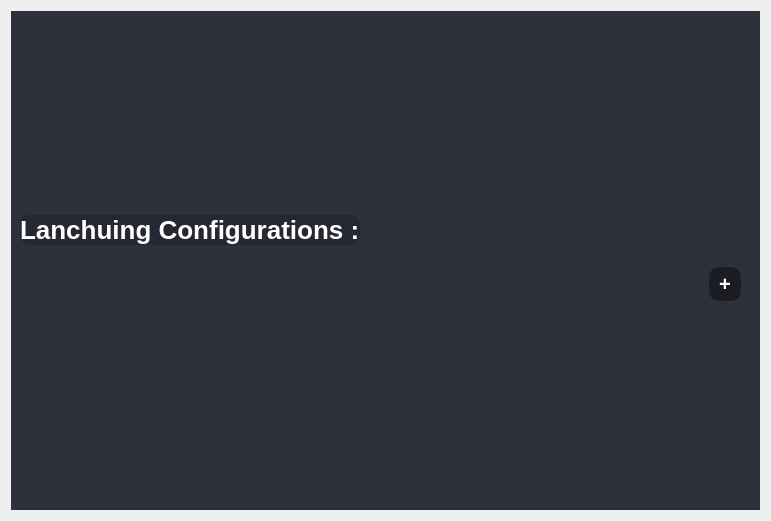
<?xml version="1.0" encoding="UTF-8"?>
<ui version="4.0">
 <class>lanchuning_config</class>
 <widget class="QWidget" name="lanchuning_config">
  <property name="geometry">
   <rect>
    <x>0</x>
    <y>0</y>
    <width>771</width>
    <height>521</height>
   </rect>
  </property>
  <property name="windowTitle">
   <string>Form</string>
  </property>
  <property name="styleSheet">
   <string notr="true">/* QFrame */
QFrame {
	border-radius: 15px;
	background-color: rgb(37, 40, 50);
}
/* Label */
QLabel{
	color: rgb(255, 255, 255);
font-size:22px;
font:normal;

}
/* ToolButton */
QToolButton {
	border: 0px;
	width: 28px;
	height: 28px;
	background-color: transparent;
	color: rgb(255, 255, 255);
	border-radius: 15px;
}
QToolButton:hover {
	background-color: rgb(57, 65, 80);
	border: 2px solid rgb(61, 70, 86);
}
QToolButton:pressed {
	background-color: rgb(35, 40, 49);
	border: 2px solid rgb(43, 50, 61);
}
/* Button */
QPushButton {
	border: 0px solid rgb(52, 59, 72);
	color: rgb(255, 255, 255);
	border-radius: 10px;
    background-color:#1b1d23;
	color: rgb(255, 255, 255);
	margin:10px;
	padding:5px;
font:bold 20px;
}
QPushButton:hover {
	background-color: rgb(57, 65, 80);
	border: 5px solid transparent;
}
QPushButton:pressed {
	background-color: rgb(35, 40, 49);
	border: 7px solid transparent;
}
QPushButton:disabled {
	background-color: rgb(102, 109, 122);
	color: rgb(168, 168, 168);
}
/* ComboBox */
QScrollBar:horizontal {
	border: none;
	background: rgb(52, 59, 72);
	height: 14px;
	margin: 0px 21px 0 21px;
	border-radius: 0px;
}
QFrame QScrollBar:vertical {
	border: none;
	background: rgb(52, 59, 72);
	width: 14px;
	margin: 21px 0 21px 0;
	border-radius: 0px;
}

QScrollBar::handle:horizontal {
	background: rgb(85, 170, 255);
	min-width: 25px;
	border-radius: 7px
}
QScrollBar::add-line:horizontal {
	border: none;
	background: rgb(55, 63, 77);
	width: 20px;
	border-top-right-radius: 7px;
	border-bottom-right-radius: 7px;
	subcontrol-position: right;
	subcontrol-origin: margin;
}
QScrollBar::sub-line:horizontal {
	border: none;
	background: rgb(55, 63, 77);
	width: 20px;
	border-top-left-radius: 7px;
	border-bottom-left-radius: 7px;
	subcontrol-position: left;
	subcontrol-origin: margin;
}
QScrollBar::up-arrow:horizontal, QScrollBar::down-arrow:horizontal
{
	background: none;
}
QScrollBar::add-page:horizontal, QScrollBar::sub-page:horizontal
{
	background: none;
}
QScrollBar::handle:vertical {
	background: rgb(85, 170, 255);
	min-height: 25px;
	border-radius: 7px
}
QScrollBar::add-line:vertical {
	border: none;
	background: rgb(55, 63, 77);
	height: 20px;
	border-bottom-left-radius: 7px;
	border-bottom-right-radius: 7px;
	subcontrol-position: bottom;
	subcontrol-origin: margin;
}
QScrollBar::sub-line:vertical {
	border: none;
	background: rgb(55, 63, 77);
	height: 20px;
	border-top-left-radius: 7px;
	border-top-right-radius: 7px;
	subcontrol-position: top;
	subcontrol-origin: margin;
}
QScrollBar::up-arrow:vertical, QScrollBar::down-arrow:vertical {
	background: none;
}
QScrollBar::add-page:vertical, QScrollBar::sub-page:vertical {
	background: none;
}
QComboBox {
	background-color: rgb(52, 59, 72);
	border: 1px solid rgb(49, 54, 65);
	height: 30px;
	border-radius: 10px;
	padding-left: 10px;
	padding-right: 15px;
	color: rgb(255, 255, 255);
    font-size:22px;
    font:normal; 
}
QComboBox QAbstractItemView {
    background-color:rgb(27, 29, 35);
	border: 0px;
	color: #fff;
    selection-background-color: rgb(22, 51, 79);
    outline: none;
}
QComboBox QAbstractItemView::item:selected {
    background-color: rgb(22, 51, 79);
}
QComboBox::drop-down {
	border: 0px;
}
QComboBox::down-arrow{
	image: url(&quot;:/icons/icons/cil-chevron-bottom.png&quot;);
	width:15px;
	height:15px;
	margin-right:15px;
}
QComboBox:on {
	border: 0px solid rgb(61, 70, 86);
	background-color: rgb(57, 65, 80)
}
QComboBox QListView {
	background-color: rgb(27, 29, 35);
	border-radius: 10px;
	color: #FFF;
	padding: 10px;
}
QComboBox:disabled {
	background-color: #808080;
}
/* QGroupBox  */
QGroupBox::title{
	color: rgb(255, 255, 255);
	margin-top: 10px;
	bottom: 20px;
}
QGroupBox{
	margin-top: 10px;
	background-color: transparent;
    border: 1px solid rgb(255, 255, 255);
	padding-top: 20px;
}
/* LineEdit */
QLineEdit{
	border: 0px solid rgb(37, 39, 48);
	height: 30px;
	border-radius: 15px;
	color: white;
	padding-left: 20px;
	padding-right: 20px;
	background-color: rgb(27, 29, 35);
	font-size:20px;
}
QLineEdit:hover{
	border: 2px solid rgb(64, 71, 88)
}
QLineEdit:focus{
	border: 3px solid rgb(91, 101, 124);
	color: white;
}
QLineEdit:disabled {
	background-color: #808080;
}
/* Table */
QFrame QScrollBar:horizontal {
    border: none;
    background: rgb(52, 59, 72);
    height: 14px;
    margin: 0px 21px 0 21px;
	border-radius: 0px;
}
 QFrame QScrollBar:vertical {
	border: none;
    background: rgb(52, 59, 72);
    width: 14px;
    margin: 21px 0 21px 0;
	border-radius: 0px;
 }
QScrollBar::handle:horizontal {
    background: rgb(85, 170, 255);
    min-width: 25px;
	border-radius: 7px
}
QScrollBar::add-line:horizontal {
    border: none;
    background: rgb(55, 63, 77);
    width: 20px;
	border-top-right-radius: 7px;
    border-bottom-right-radius: 7px;
    subcontrol-position: right;
    subcontrol-origin: margin;
}
QScrollBar::sub-line:horizontal {
    border: none;
    background: rgb(55, 63, 77);
    width: 20px;
	border-top-left-radius: 7px;
    border-bottom-left-radius: 7px;
    subcontrol-position: left;
    subcontrol-origin: margin;
}
QScrollBar::up-arrow:horizontal, QScrollBar::down-arrow:horizontal
{
     background: none;
}
QScrollBar::add-page:horizontal, QScrollBar::sub-page:horizontal
{
     background: none;
}
 QScrollBar::handle:vertical {
	background: rgb(85, 170, 255);
    min-height: 25px;
	border-radius: 7px
 }
 QScrollBar::add-line:vertical {
     border: none;
    background: rgb(55, 63, 77);
     height: 20px;
	border-bottom-left-radius: 7px;
    border-bottom-right-radius: 7px;
     subcontrol-position: bottom;
     subcontrol-origin: margin;
 }
 QScrollBar::sub-line:vertical {
	border: none;
    background: rgb(55, 63, 77);
     height: 20px;
	border-top-left-radius: 7px;
    border-top-right-radius: 7px;
     subcontrol-position: top;
     subcontrol-origin: margin;
 }
 QScrollBar::up-arrow:vertical, QScrollBar::down-arrow:vertical {
     background: none;
 }
 QScrollBar::add-page:vertical, QScrollBar::sub-page:vertical {
     background: none;
 }
QHeaderView::section{
	Background-color: rgb(39, 44, 54);
	border: 1px solid rgb(44, 49, 60);
	color: white;
	border-style: none;
    border-bottom: 1px solid rgb(44, 49, 60);
    border-right: 1px solid rgb(44, 49, 60);
}
/* Splitter */
QSplitter::handle{
	background-color: gray;
border-radius:7px;
font:normal;
font-size:22px;
padding-left:8px
}
QGroupBox
{
font:22px;
font:bold;
border-color:white;
}
QCheckBox
{
    font-size:22px;
    font:normal; 
}
QSpinBox
{

background-color:#1b1d23;
border-radius:7px;
font:normal;
font-size:22px;
padding-left:8px
}</string>
  </property>
  <layout class="QGridLayout" name="gridLayout">
   <item row="0" column="1">
    <widget class="QScrollArea" name="lanch_conf_scrollArea">
     <property name="styleSheet">
      <string notr="true">color:white;
background-color:#2c313b;
</string>
     </property>
     <property name="widgetResizable">
      <bool>true</bool>
     </property>
     <widget class="QWidget" name="lanch_conf_Hlayout">
      <property name="geometry">
       <rect>
        <x>0</x>
        <y>0</y>
        <width>753</width>
        <height>503</height>
       </rect>
      </property>
      <layout class="QVBoxLayout" name="verticalLayout_3">
       <item>
        <layout class="QVBoxLayout" name="lanch_conf_VLayout">
         <property name="topMargin">
          <number>5</number>
         </property>
         <item>
          <layout class="QHBoxLayout" name="Title_HLayout">
           <property name="spacing">
            <number>0</number>
           </property>
           <property name="bottomMargin">
            <number>6</number>
           </property>
           <item>
            <widget class="QLabel" name="Title">
             <property name="sizePolicy">
              <sizepolicy hsizetype="Fixed" vsizetype="Fixed">
               <horstretch>20</horstretch>
               <verstretch>0</verstretch>
              </sizepolicy>
             </property>
             <property name="styleSheet">
              <string notr="true">background-color:#252832;
font-size:26px;
font:bold;
border-radius:10px;
</string>
             </property>
             <property name="text">
              <string>Lanchuing Configurations :</string>
             </property>
             <property name="margin">
              <number>10</number>
             </property>
            </widget>
           </item>
           <item>
            <spacer name="Title_HSpacer">
             <property name="orientation">
              <enum>Qt::Horizontal</enum>
             </property>
             <property name="sizeHint" stdset="0">
              <size>
               <width>420</width>
               <height>20</height>
              </size>
             </property>
            </spacer>
           </item>
          </layout>
         </item>
         <item>
          <layout class="QHBoxLayout" name="Add_Hlayout">
           <property name="spacing">
            <number>1</number>
           </property>
           <item>
            <spacer name="Add_HSpacer">
             <property name="orientation">
              <enum>Qt::Horizontal</enum>
             </property>
             <property name="sizeType">
              <enum>QSizePolicy::Expanding</enum>
             </property>
             <property name="sizeHint" stdset="0">
              <size>
               <width>652</width>
               <height>20</height>
              </size>
             </property>
            </spacer>
           </item>
           <item>
            <widget class="QPushButton" name="Add_PushButton">
             <property name="sizePolicy">
              <sizepolicy hsizetype="Fixed" vsizetype="Fixed">
               <horstretch>1</horstretch>
               <verstretch>0</verstretch>
              </sizepolicy>
             </property>
             <property name="layoutDirection">
              <enum>Qt::RightToLeft</enum>
             </property>
             <property name="styleSheet">
              <string notr="true">    background-color:#1b1d23;
padding-right:10px;
padding-left:10px;
</string>
             </property>
             <property name="text">
              <string>+</string>
             </property>
            </widget>
           </item>
          </layout>
         </item>
        </layout>
       </item>
      </layout>
     </widget>
    </widget>
   </item>
  </layout>
 </widget>
 <resources/>
 <connections/>
</ui>
